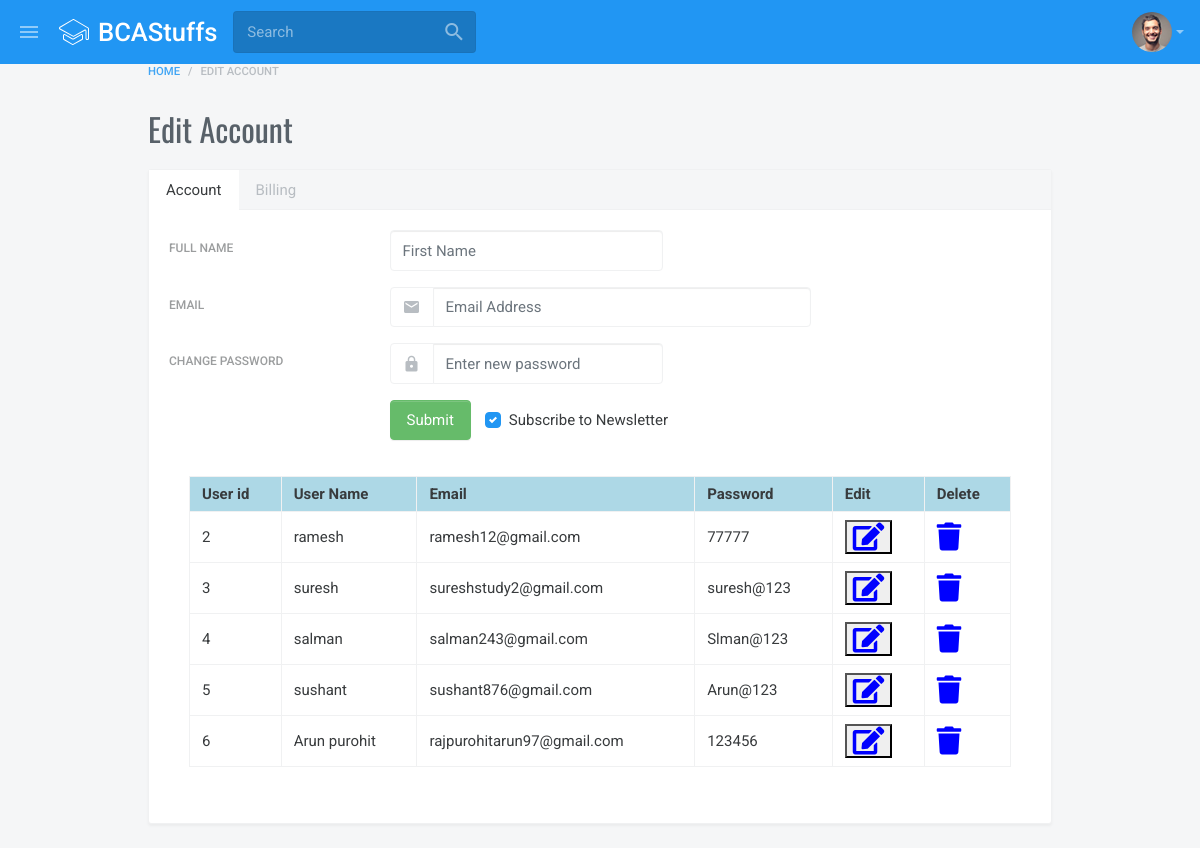
The page /AdminSide/student-account-edit.php on the database its author committed.
### tables this page shows
CREATE TABLE IF NOT EXISTS `user_master` (
  `user_id` int(11) NOT NULL AUTO_INCREMENT,
  `user_name` varchar(45) NOT NULL,
  `email` varchar(45) NOT NULL,
  `password` varchar(45) NOT NULL,
  PRIMARY KEY (`user_id`)
);

### AdminSide/student-account-edit.php (the view, shortened to what this page needs)
<?php
include "header.php";
?>
<head>
</head>
<div class="container-fluid page__container">
    <ol class="breadcrumb">
        <li class="breadcrumb-item"><a href="student-dashboard.html">Home</a></li>
        <li class="breadcrumb-item active">Edit Account</li>
    </ol>
    <h1 class="h2">Edit Account</h1>
    <div class="card">
        <ul class="nav nav-tabs nav-tabs-card">
            <li class="nav-item">
                <a class="nav-link active" href="#first" data-toggle="tab">Account</a>
            </li>
            <li class="nav-item">
                <a class="nav-link" href="#second" data-toggle="tab">Billing</a>
            </li>
        </ul>
        <div class="tab-content card-body">
            <div class="tab-pane active" id="first">
                <form action="" method="post" class="form-horizontal">
                    <div class="form-group row">
                        <label for="name" class="col-sm-3 col-form-label form-label">Full Name</label>
                        <div class="col-sm-8">
                            <div class="row">
                                <div class="col-md-6">
                                    <input id="name" name="name" type="text" class="form-control" placeholder="First Name"
                                    value="">
                                </div>
                            </div>
                        </div>
                    </div>
                    <div class="form-group row">
                        <label for="email" class="col-sm-3 col-form-label form-label">Email</label>
                        <div class="col-sm-6 col-md-6">
                            <div class="input-group">
                                <div class="input-group-prepend">
                                    <div class="input-group-text">
                                        <i class="material-icons md-18 text-muted">mail</i>
                                    </div>
                                </div>
                                <input type="text" id="email" name="email" class="form-control" placeholder="Email Address" value="">
                            </div>
                        </div>
                    </div>
                    <div class="form-group row">
                        <label for="password" class="col-sm-3 col-form-label form-label">Change Password</label>
                        <div class="col-sm-6 col-md-4">
                            <div class="input-group">
                                <div class="input-group-prepend">
                                    <div class="input-group-text">
                                        <i class="material-icons md-18 text-muted">lock</i>
                                    </div>
                                </div>
                                <input type="password" id="password" name="password" class="form-control"
                                placeholder="Enter new password">
                            </div>
                        </div>
                    </div>
                    <div class="form-group row">
                        <div class="col-sm-8 offset-sm-3">
                            <div class="media align-items-center">
                                <div class="media-left">
                                    <input type="submit" name="save" id="save" class="btn btn-success">
                                </div>
                                <div class="media-body pl-1">
                                    <div class="custom-control custom-checkbox">
                                        <label for="subscribe" class="custom-control-label">Subscribe to
                                        Newsletter</label>
                                    </div>
                                </div>
                            </div>
                        </div>
                    </div>
                </form>
                <div class="card-body">
                        <table class="table table-bordered" border="1" >
                            <tbody class="">
                                <tr class="" style="background-color: lightblue;">
                                    <th>User id</th>
                                    <th>User Name</th>
                                    <th>Email</th>
                                    <th>Password</th>
                                    <th>Edit</th>
                                    <th>Delete</th>
                                </tr>
                                <?php
                                $sql2="select * from user_master";
                                $run2=mysqli_query($con,$sql2);
                                $counter=0;
                                while($result3=mysqli_fetch_array($run2))
                                {
                                    ?>
                                    <tr>
                                        <td><?php echo $result3[0];?></td>
                                        <td><?php echo $result3[1];?></td>
                                        <td><?php echo $result3[2];?></td>
                                        <td><?php echo $result3[3];?></td>
                                        <td>
                                            <button id="edit<?php echo $counter;?>"  class="ced"><i class="fa fa-edit" style="font-size:28px;color:blue"></i></button>
                                        </td>
                                        <td>
                                            <a href="userdel.php?id=<?php echo $result3[0]; ?>" onclick="return confirm('Do You want to delete?') " >
                                                <i  class="fa fa-trash" style="font-size:28px;color:blue"></i>
                                            </a>
                                        </td>
                                    </tr>
                                    <?php
                                    $counter++;
                                }
                                ?>
                            </tbody>
                        </table>
                    </div>
                </div>
                        </div>
                    </div>
                </div>
            </div>
        <?php include 'sidebar.php'; ?>

### rows shown on the page
user_master: user_id "2", user_name "ramesh", email "ramesh12@gmail.com", password "77777"
user_master: user_id "3", user_name "suresh", email "sureshstudy2@gmail.com", password "suresh@123"
user_master: user_id "4", user_name "salman", email "salman243@gmail.com", password "Slman@123"
user_master: user_id "5", user_name "sushant", email "sushant876@gmail.com", password "Arun@123"
user_master: user_id "6", user_name "Arun purohit", email "rajpurohitarun97@gmail.com", password "123456"
